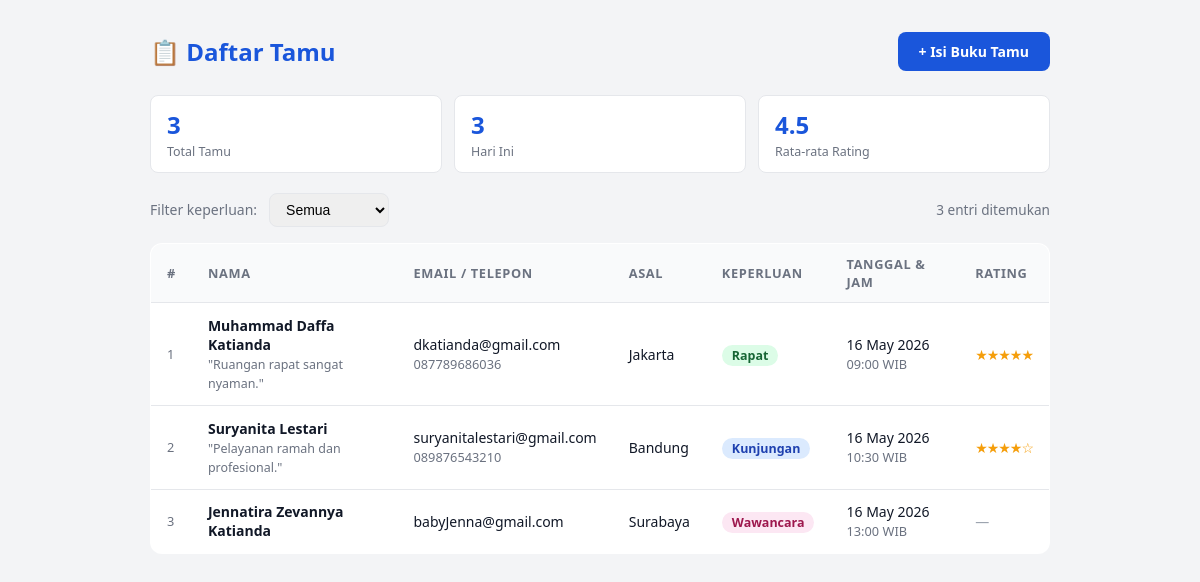
Page /daftar.php on the committed database.
### tables this page shows
CREATE TABLE IF NOT EXISTS tamu (
    id          INT UNSIGNED AUTO_INCREMENT PRIMARY KEY,
    nama        VARCHAR(100)  NOT NULL COMMENT 'Nama lengkap tamu',
    email       VARCHAR(150)  NOT NULL COMMENT 'Alamat email',
    no_telepon  VARCHAR(20)   DEFAULT NULL COMMENT 'Nomor telepon',
    asal        VARCHAR(100)  DEFAULT NULL COMMENT 'Kota / instansi asal',
    keperluan   ENUM(
                    'Kunjungan',
                    'Rapat',
                    'Pengiriman',
                    'Wawancara',
                    'Lainnya'
                ) NOT NULL DEFAULT 'Kunjungan' COMMENT 'Keperluan kedatangan',
    pesan       TEXT          DEFAULT NULL COMMENT 'Pesan / komentar tamu',
    rating      TINYINT       DEFAULT NULL COMMENT 'Penilaian 1–5 bintang',
    tanggal     DATE          NOT NULL COMMENT 'Tanggal kunjungan',
    waktu_masuk TIME          NOT NULL COMMENT 'Jam masuk',
    dibuat_pada TIMESTAMP     NOT NULL DEFAULT CURRENT_TIMESTAMP
);

### daftar.php (the view, shortened to what this page needs)
<?php
$per_halaman  = 10;
$halaman      = max(1, (int)($_GET['hal'] ?? 1));
$offset       = ($halaman - 1) * $per_halaman;
$where  = '';
$params = [];
$pdo = getDB();
$stmt_count = $pdo->prepare("SELECT COUNT(*) FROM tamu $where");
$stmt_count->execute($params);
$total       = (int) $stmt_count->fetchColumn();
$stmt = $pdo->prepare("
    SELECT id, nama, email, no_telepon, asal, keperluan, pesan, rating,
           tanggal, waktu_masuk, dibuat_pada
    FROM   tamu
    $where
    ORDER BY dibuat_pada DESC
    LIMIT  :limit OFFSET :offset
");
$stmt->bindValue(':limit',  $per_halaman, PDO::PARAM_INT);
$stmt->bindValue(':offset', $offset,      PDO::PARAM_INT);
$stmt->execute();
$rows = $stmt->fetchAll();
function bintang(int|null $r): string {
    if ($r === null) return '<span style="color:#9ca3af">—</span>';
    return str_repeat('★', $r) . str_repeat('☆', 5 - $r);
}
function badge(string $k): string {
    $map = [
        'Kunjungan'  => '#dbeafe:#1e40af',
        'Rapat'      => '#dcfce7:#166534',
        'Pengiriman' => '#fef9c3:#854d0e',
        'Wawancara'  => '#fce7f3:#9d174d',
        'Lainnya'    => '#f3f4f6:#374151',
    ];
    [$bg, $fg] = explode(':', $map[$k] ?? '#f3f4f6:#374151');
    return "<span style=\"background:$bg;color:$fg;
        padding:2px 10px;border-radius:999px;font-size:.78rem;font-weight:600;\">$k</span>";
}
?>
<!DOCTYPE html>
<html lang="id">
<head>
</head>
<body>
<div class="container">
  <div class="page-header">
    <h1>📋 Daftar Tamu</h1>
    <a href="index.php" class="btn btn-primary">+ Isi Buku Tamu</a>
  </div>
  <?php
  $s = $pdo->query("SELECT COUNT(*) AS total,
      SUM(CASE WHEN tanggal = CURDATE() THEN 1 ELSE 0 END) AS hari_ini,
      ROUND(AVG(rating),1) AS avg_rating
      FROM tamu")->fetch();
  ?>
  <div class="stats">
    <div class="stat-card"><div class="num"><?= number_format($s['total']) ?></div><div class="lbl">Total Tamu</div></div>
    <div class="stat-card"><div class="num"><?= $s['hari_ini'] ?></div><div class="lbl">Hari Ini</div></div>
    <div class="stat-card"><div class="num"><?= $s['avg_rating'] ?? '—' ?></div><div class="lbl">Rata‑rata Rating</div></div>
  </div>
  <div class="filter-bar">
    <label for="f_keperluan">Filter keperluan:</label>
    <form method="GET" style="display:flex;gap:.5rem;align-items:center;">
      <select name="keperluan" id="f_keperluan" onchange="this.form.submit()">
        <option value="">Semua</option>
      </select>
    </form>
    <span style="margin-left:auto;font-size:.85rem;color:var(--muted);"><?= $total ?> entri ditemukan</span>
  </div>
  <div class="table-wrap">
    <table>
      <thead>
        <tr>
          <th>#</th>
          <th>Nama</th>
          <th>Email / Telepon</th>
          <th>Asal</th>
          <th>Keperluan</th>
          <th>Tanggal &amp; Jam</th>
          <th>Rating</th>
        </tr>
      </thead>
      <tbody>
        <?php if (empty($rows)): ?>
          <tr><td colspan="7" class="empty">Belum ada data tamu.</td></tr>
        <?php else: ?>
          <?php foreach ($rows as $i => $r): ?>
          <tr>
            <td style="color:var(--muted);font-size:.8rem;"><?= $offset + $i + 1 ?></td>
            <td>
              <strong><?= htmlspecialchars($r['nama']) ?></strong>
              <?php if ($r['pesan']): ?>
                <br><span style="font-size:.78rem;color:var(--muted);" title="<?= htmlspecialchars($r['pesan']) ?>">
                  "<?= mb_strimwidth(htmlspecialchars($r['pesan']), 0, 40, '…') ?>"
                </span>
              <?php endif; ?>
            </td>
            <td>
              <?= htmlspecialchars($r['email']) ?>
              <?php if ($r['no_telepon']): ?>
                <br><span style="font-size:.8rem;color:var(--muted);"><?= htmlspecialchars($r['no_telepon']) ?></span>
              <?php endif; ?>
            </td>
            <td><?= htmlspecialchars($r['asal'] ?? '—') ?></td>
            <td><?= badge($r['keperluan']) ?></td>
            <td>
              <?= date('d M Y', strtotime($r['tanggal'])) ?>
              <br><span style="font-size:.8rem;color:var(--muted);"><?= substr($r['waktu_masuk'], 0, 5) ?> WIB</span>
            </td>
            <td class="rating-stars"><?= bintang($r['rating'] ? (int)$r['rating'] : null) ?></td>
          </tr>
          <?php endforeach; ?>
        <?php endif; ?>
      </tbody>
    </table>
  </div>
</div>
</body>
</html>

### daftar.php (style rules this page uses)
*, *::before, *::after { box-sizing: border-box; margin: 0; padding: 0; }
:root { --primary: #1a56db; --surface: #ffffff; --bg: #f3f4f6; --border: #e5e7eb; --text: #111827; --muted: #6b7280; --radius: 8px; }
body { font-family: 'Segoe UI', system-ui, sans-serif; background: var(--bg); color: var(--text); min-height: 100vh; padding: 2rem 1rem; }
.container { max-width: 900px; margin: 0 auto; }
.page-header { display: flex; align-items: center; justify-content: space-between; margin-bottom: 1.5rem; flex-wrap: wrap; gap: 1rem; }
.page-header h1 { font-size: 1.5rem; font-weight: 700; color: var(--primary); }
.btn { display: inline-block; padding: .55rem 1.25rem; border-radius: var(--radius); font-size: .875rem; font-weight: 600; cursor: pointer; text-decoration: none; border: 1px solid transparent; }
.btn-primary { background: var(--primary); color: #fff; }
.filter-bar { display: flex; gap: .75rem; align-items: center; margin-bottom: 1rem; flex-wrap: wrap; }
.filter-bar select { padding: .45rem .75rem; border: 1px solid var(--border); border-radius: var(--radius); font-size: .875rem; }
.filter-bar label { font-size: .875rem; color: var(--muted); }
.stats { display: flex; gap: .75rem; margin-bottom: 1.25rem; flex-wrap: wrap; }
.stat-card { background: var(--surface); border: 1px solid var(--border); border-radius: var(--radius); padding: .75rem 1rem; flex: 1; min-width: 130px; }
.stat-card .num { font-size: 1.5rem; font-weight: 700; color: var(--primary); }
.stat-card .lbl { font-size: .78rem; color: var(--muted); margin-top: 2px; }
.table-wrap { overflow-x: auto; }
table { width: 100%; border-collapse: collapse; background: var(--surface); border-radius: calc(var(--radius)*1.5); overflow: hidden; border: 1px solid var(--border); }
thead { background: #f9fafb; }
th { text-align: left; padding: .7rem 1rem; font-size: .8rem; font-weight: 700; text-transform: uppercase; letter-spacing: .05em; color: var(--muted); border-bottom: 1px solid var(--border); }
td { padding: .8rem 1rem; font-size: .875rem; border-bottom: 1px solid var(--border); vertical-align: middle; }
tr:last-child td { border-bottom: none; }
.rating-stars { color: #f59e0b; letter-spacing: -1px; }

### rows in the picture
tamu: i "1", nama "Muhammad Daffa Katianda", pesan "Ruangan rapat sangat nyaman.", email "dkatianda@gmail.com", no_telepon "087789686036", asal "Jakarta", keperluan "Rapat", tanggal "16 May 2026", waktu_masuk "09:00", rating "★★★★★"
tamu: i "2", nama "Suryanita Lestari", pesan "Pelayanan ramah dan profesional.", email "suryanitalestari@gmail.com", no_telepon "089876543210", asal "Bandung", keperluan "Kunjungan", tanggal "16 May 2026", waktu_masuk "10:30", rating "★★★★☆"
tamu: i "3", nama "Jennatira Zevannya Katianda", email "babyJenna@gmail.com", asal "Surabaya", keperluan "Wawancara", tanggal "16 May 2026", waktu_masuk "13:00"

### other values in the picture
$s['total'] "3"
$s['hari_ini'] "3"
$s['avg_rating'] "4.5"
$total "3"
